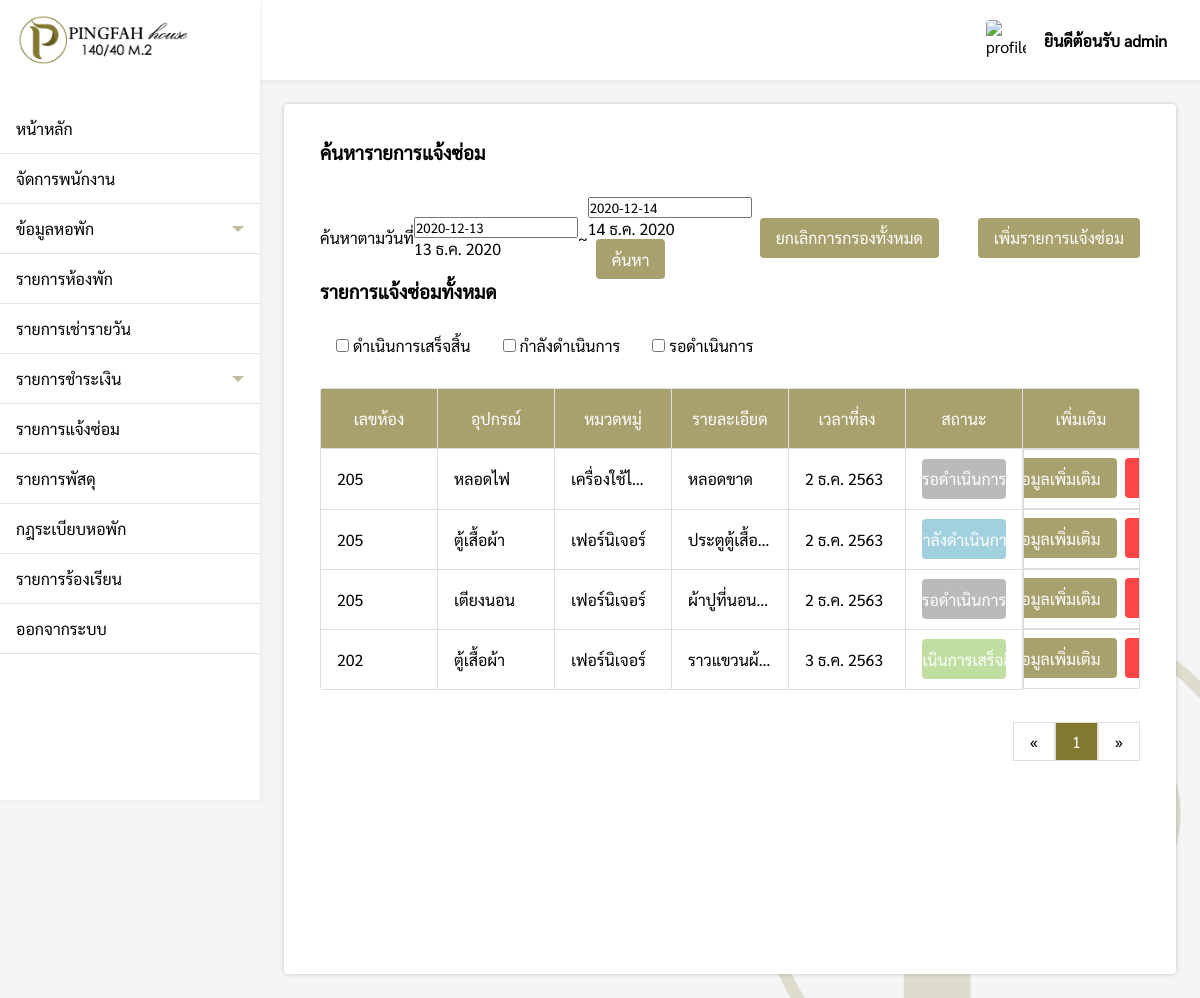
The page /pages/admin/repair/index.php (signed in) on the database as committed earlier.
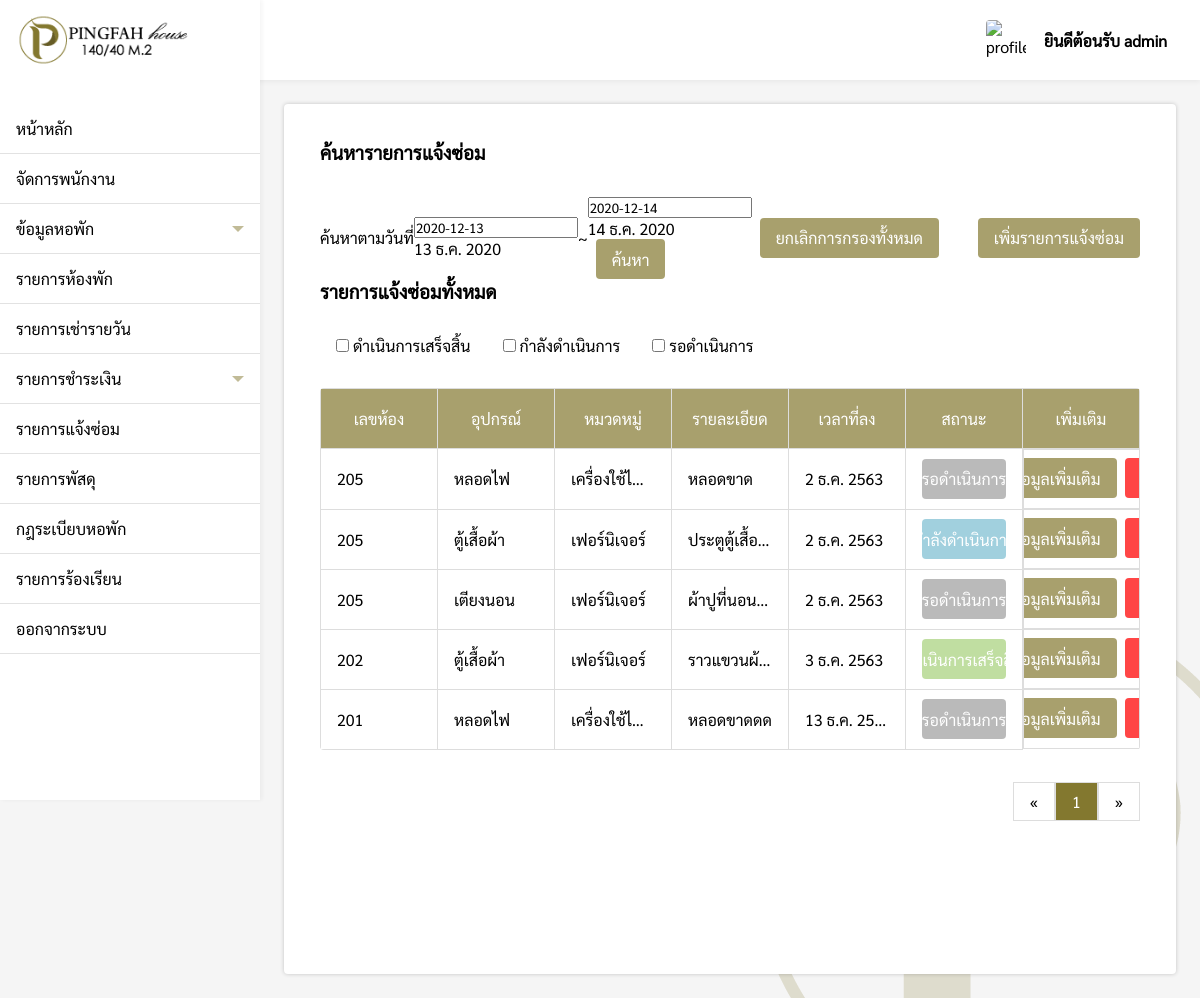
The same page on the database as committed later.
### tables this page shows
CREATE TABLE `repair` (
  `repair_id` int(11) NOT NULL,
  `room_id` varchar(200) NOT NULL,
  `repair_appliance` varchar(200) NOT NULL,
  `repair_category` varchar(200) NOT NULL,
  `repair_detail` varchar(200) NOT NULL,
  `repair_date` varchar(200) NOT NULL,
  `repair_status` varchar(200) NOT NULL,
  `repair_income` float(100,2) NOT NULL,
  `repair_expenses` float(100,2) NOT NULL
);

### pages/admin/repair/index.php (the view, shortened to what the changed rows need)
<?php
if($_SESSION['level'] == 'admin'){
    include('../../connection.php');
    include('../../../components/sidebar.php');
    $from = @$_REQUEST['from'];
    $to = @$_REQUEST['to'];
    $check = @$_REQUEST['Status'];
    function DateThai($strDate)
    {
        $strYear = date("Y",strtotime($strDate))+543;
        $strMonth= date("n",strtotime($strDate));
        $strDay= date("j",strtotime($strDate));
        $strMonthCut = Array("","ม.ค.","ก.พ.","มี.ค.","เม.ย.","พ.ค.","มิ.ย.","ก.ค.","ส.ค.","ก.ย.","ต.ค.","พ.ย.","ธ.ค.");
        $strMonthThai=$strMonthCut[$strMonth];
        return "$strDay $strMonthThai $strYear";
    }
?>
<!DOCTYPE html>
<html lang="en">
<head>
    <link rel="stylesheet" href="../../../css/repair.css">
    <link rel="stylesheet" href="../../../css/my-style.css">
</head>
<body>
    <div class="box">
        <div style="padding:24px;">
            <div class="repair-box">
                <div>
                    <?php
                    $perpage = 5;
                    if(isset($_GET['page'])){
                        $page = $_GET['page'];
                    }else{
                        $page = 1;
                    }
                    $start = ($page - 1) * $perpage;
                    if(isset($from) && isset($to) && !isset($check)){
                        $sql = "SELECT * FROM repair WHERE (repair_date BETWEEN '$from' AND '$to') ORDER BY repair_date";
                    }else{
                        $sql = "SELECT * FROM repair ORDER BY repair_date LIMIT {$start} , {$perpage} ";
                    }
                        $result = $conn->query($sql);
                        if ($result->num_rows > 0) {
                ?>
                    <table>
                        <tr>
                            <th>เลขห้อง</th>
                            <th>อุปกรณ์</th>
                            <th>หมวดหมู่</th>
                            <th>รายละเอียด</th>
                            <th>เวลาที่ลง</th>
                            <th>สถานะ</th>
                            <th>เพิ่มเติม</th>
                        </tr>
                        <?php while($row = $result->fetch_assoc()){ ?>
                        <tr>
                            <td><?php echo $row['room_id']; ?></td>
                            <td><?php echo $row['repair_appliance']; ?></td>
                            <td><?php echo $row['repair_category']; ?></td>
                            <td><?php echo $row['repair_detail']; ?></td>
                            <td><?php echo DateThai($row['repair_date']); ?></td>
                            <td>
                                <?php
                                if($row['repair_status'] == 'รอดำเนินการ'){
                            ?>
                                <div class="pending-status">
                                    <p><?php echo $row['repair_status']; ?></p>
                                </div>
                                <?php
                                }else if($row['repair_status'] == 'กำลังดำเนินการ'){
                            ?>
                                <div class="inprogress-status">
                                    <p><?php echo $row['repair_status']; ?></p>
                                </div>
                                <?php
                                }else if($row['repair_status'] == 'ดำเนินการเสร็จสิ้น'){
                            ?>
                                <div class="success-status">
                                    <p><?php echo $row['repair_status']; ?></p>
                                </div>
                                <?php
                                }else{
                                    echo "error!";
                                }
                            ?>
                            </td>
                            <td class="flex-more">
                                <div>
                                    <a
                                        href="../repair/repairDetail.php?room_id=<?php echo $row['room_id'];?>&repairappliance=<?php echo $row['repair_appliance'];?>&repaircategory=<?php echo $row['repair_category'];?>&repairdate=<?php echo $row['repair_date'];?>"><button>ดูข้อมูลเพิ่มเติม</button></a>
                                </div>
                                <div>
                                    <button class="del-btn"
                                        onclick="repair_del(<?php echo "'".$row['room_id']."','".$row['repair_appliance']."','".$row['repair_category']."','".$row['repair_date']."'"?>)">ลบ</button>
                                </div>
                            </td>
                        </tr>
                        <?php } ?>
                    </table>
                    <?php
                    $sql2 = "SELECT * FROM repair";
                    $query2 = mysqli_query($conn, $sql2);
                    $total_record = mysqli_num_rows($query2);
                    $total_page = ceil($total_record / $perpage);
                    ?>
                    <div style="display:flex;justify-content:flex-end">
                        <div class="pagination">
                            <?php
                        if(isset($date) && !isset($check)){
                        ?>
                            <a href="index.php?Date=<?php echo $date; ?>&page=1">&laquo;</a>
                            <?php for($i=1;$i<=$total_page;$i++){ ?>
                            <a href="index.php?Date=<?php echo $date; ?>&page=<?php echo $i; ?>"
                                <?php if($page == $i){ echo "style='background-color: rgb(131, 120, 47, 1);color:#fff;'"; }?>><?php echo $i; ?></a>
                            <?php } ?>
                            <a href="index.php?Date=<?php echo $date; ?>&page=<?php echo $total_page; ?>">&raquo;</a>
                            <?php
                        }else{
                        ?>
                            <a href="index.php?page=1">&laquo;</a>
                            <?php for($i=1;$i<=$total_page;$i++){ ?>
                            <a href="index.php?page=<?php echo $i; ?>"
                                <?php if($page == $i){ echo "style='background-color: rgb(131, 120, 47, 1);color:#fff;'"; }?>><?php echo $i; ?></a>
                            <?php } ?>
                            <a href="index.php?page=<?php echo $total_page; ?>">&raquo;</a>
                            <?php } ?>
                        </div>
                    </div>
                    <?php
                }else{
                    echo "<div style='margin:32px 0'>ไม่มีรายการแจ้งซ่อม</div>";
                }
                ?>
                </div>
            </div>
        </div>
    </div>
</body>
</html>
<?php
}else{
    Header("Location: ../../login.php");
}
?>

Rows that differ between the two databases and show on the page:
added repair: room "201", repair_appliance "หลอดไฟ", repair_category "เครื่องใช้ไฟ…", repair_detail "หลอดขาดดด", repair_date "13 ธ.ค. 25…", repair_status "รอดำเนินการ"
